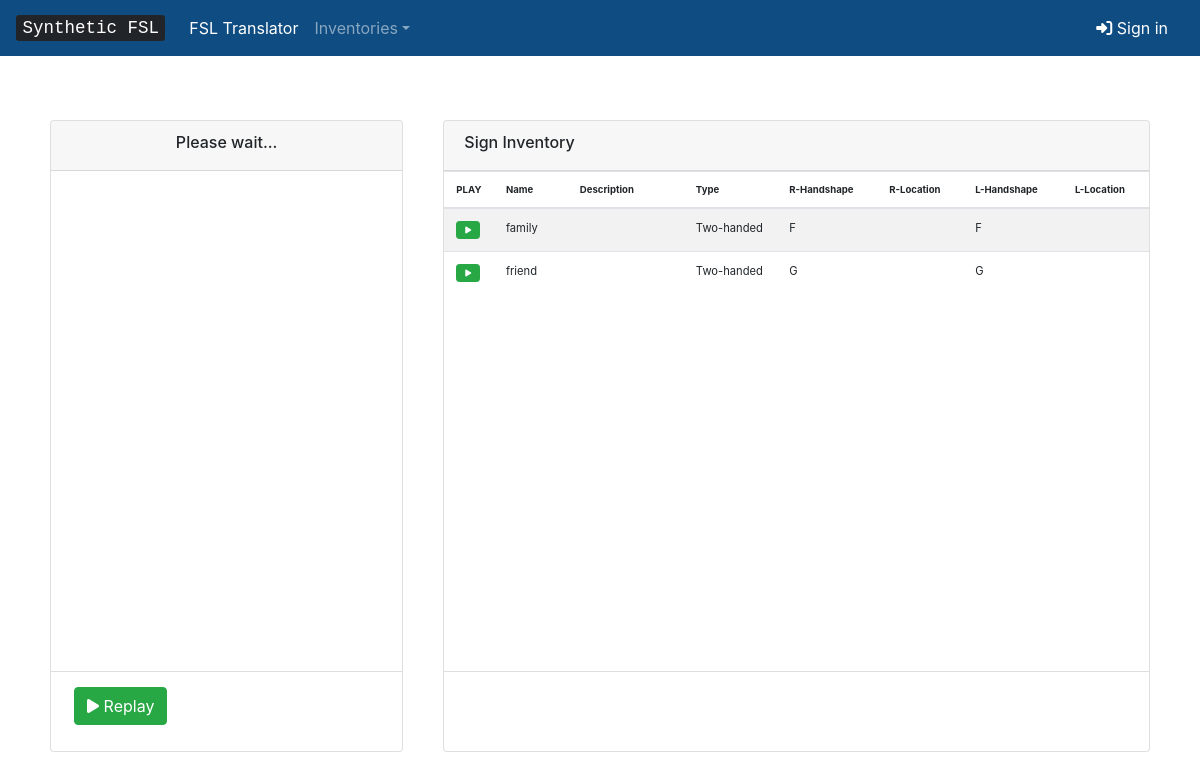
/signs/, run on an earlier commit of the app's database.
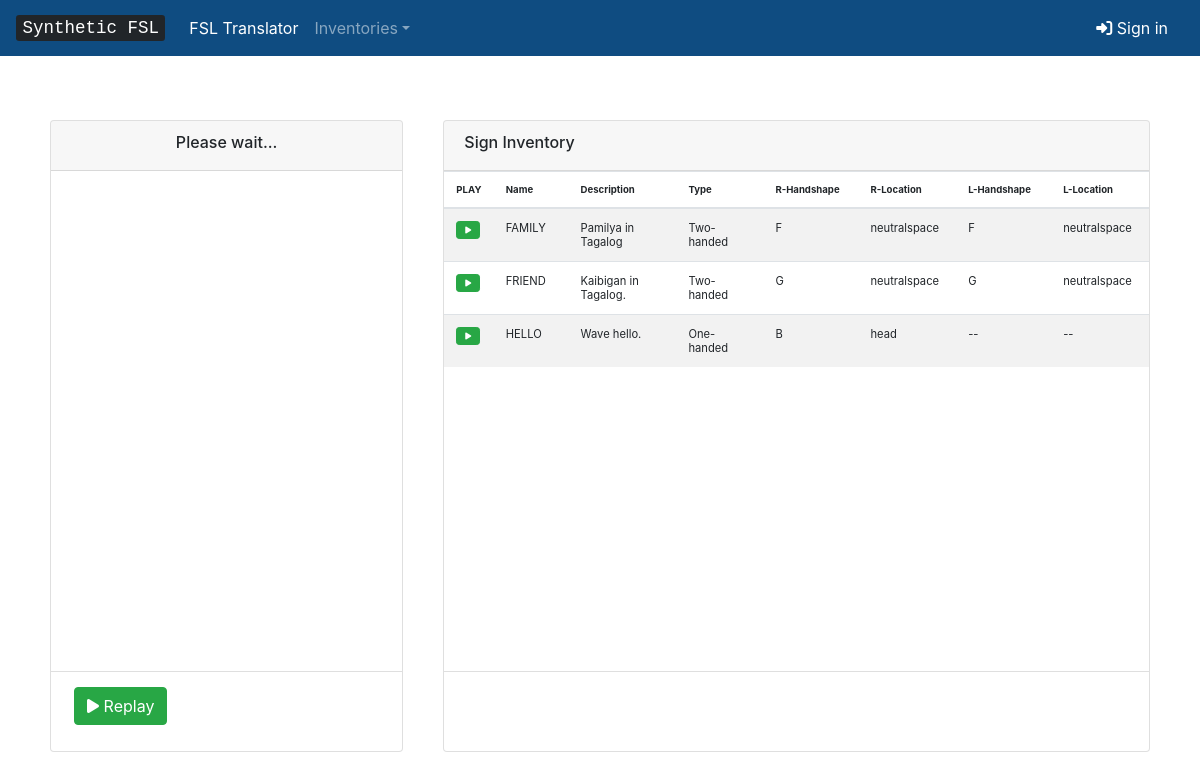
And on a later commit of the database.
### inventory/models.py (models this page shows, shortened)
class Sign(models.Model):
	name = models.CharField(max_length=200, verbose_name='Name')
	description = models.TextField(verbose_name='Description')
	twoHanded = models.BooleanField(default=False)
	rightHandshape = models.ForeignKey(Handshape, verbose_name="Right Handshape", default="1", on_delete=models.CASCADE, related_name='rightHandshape_sign_set')
	rightFingerDirection = models.CharField(max_length=5, verbose_name='Right External Finger Direction', default='')
	rightPalmOrientation = models.CharField(max_length=5, verbose_name='Right Palm Orientation', default='')
	leftHandshape = models.ForeignKey(Handshape, verbose_name="Left Handshape", default="1", on_delete=models.CASCADE, related_name='leftHandshape_sign_set')
	leftFingerDirection = models.CharField(max_length=5, verbose_name='Left External Finger Direction', default='')
	leftPalmOrientation = models.CharField(max_length=5, verbose_name='Left Palm Orientation', default='')
	locationType = models.CharField(max_length=10, verbose_name='Location Type', default='')
	rightLocation = models.CharField(max_length=20, verbose_name='Right Hand Location', default='')
	rightLocationSide = models.CharField(max_length=20, verbose_name='Right Hand Location Side', default='')
	rightLocationContact = models.CharField(max_length=20, verbose_name='Right Hand Location Contact', default='')
	leftLocation = models.CharField(max_length=20, verbose_name='Left Hand Location', default='')
	leftLocationSide = models.CharField(max_length=20, verbose_name='Left Hand Location Contact', default='')
	leftLocationContact = models.CharField(max_length=20, verbose_name='Left Hand Location Side', default='')
	constellationContact = models.CharField(max_length=20, verbose_name='Constellation Contact', default='')
	constellationLocation = models.CharField(max_length=20, verbose_name='Constellation Location', default='')
	constellationLocationSide = models.CharField(max_length=20, verbose_name='Constellation Location Side', default='')
	constellationLocationContact = models.CharField(max_length=20, verbose_name='Constellation Location Contact', default='')
	rightContactType = models.CharField(max_length=20, verbose_name='Right Contact Type', default='')
	leftContactType = models.CharField(max_length=20, verbose_name='Left Contact Type', default='')
	rightContactFinger = models.CharField(max_length=5, verbose_name='Constellation Location Contact', default='')
	rightContactPart = models.CharField(max_length=20, verbose_name='Right Contact Part', default='')
	rightContactSide = models.CharField(max_length=20, verbose_name='Right Contact Side', default='')
	leftContactFinger = models.CharField(max_length=20, verbose_name='Right Contact Side', default='')
	leftContactPart = models.CharField(max_length=20, verbose_name='Right Contact Side', default='')
	leftContactSide = models.CharField(max_length=20, verbose_name='Right Contact Side', default='')
	sigml = models.TextField(default="<sigml></sigml>");
	rightMotionSequence = ListTextField(base_field=models.CharField(max_length=1000), size=10,)
	rightMotionTags = ListTextField(base_field=models.CharField(max_length=500), size=10,)
	rightTargetConfigs = ListTextField(base_field=models.CharField(max_length=500), size=10,)
	rightTargetLocs = ListTextField(base_field=models.CharField(max_length=500), size=10,)
	leftMotionSequence = ListTextField(base_field=models.CharField(max_length=1000), size=10,)
	leftMotionTags = ListTextField(base_field=models.CharField(max_length=500), size=10,)
	leftTargetConfigs = ListTextField(base_field=models.CharField(max_length=500), size=10,)
	leftTargetLocs = ListTextField(base_field=models.CharField(max_length=500), size=10,)
	nondom = models.BooleanField(default=False)
	motionType = models.CharField(max_length=10, verbose_name='Motion Type', default='split')
	symmetry = models.CharField(max_length=7, verbose_name='Symmetry', default='split')
	outofphase = models.BooleanField(default=False)
	class Meta:
		ordering = ['name']

class Handshape(models.Model):
	name = models.CharField(max_length=200, verbose_name='Name')
	description = models.TextField(verbose_name='Description')
	created_date = models.DateTimeField(default=timezone.now, verbose_name='Date')
	handshape = models.CharField(max_length=20, verbose_name='Handshape', default="None")
	thumbpos = models.CharField(max_length=20, verbose_name='Thumb Position', default="None")
	specialfingers = models.CharField(max_length=20, verbose_name='Special Fingers', default="None")
	mainbend = models.CharField(max_length=20, verbose_name='Main Bend', default="None")
	bend1_1 = models.FloatField(default=0)
	bend1_2 = models.FloatField(default=0)
	bend1_3 = models.FloatField(default=0)
	bend1_4 = models.FloatField(default=0)
	bend1_5 = models.FloatField(default=0)
	bend2_1 = models.FloatField(default=0)
	bend2_2 = models.FloatField(default=0)
	bend2_3 = models.FloatField(default=0)
	bend2_4 = models.FloatField(default=0)
	bend3_1 = models.FloatField(default=0)
	bend3_2 = models.FloatField(default=0)
	bend3_3 = models.FloatField(default=0)
	bend3_4 = models.FloatField(default=0)
	bend4_1 = models.FloatField(default=0)
	bend4_2 = models.FloatField(default=0)
	bend4_3 = models.FloatField(default=0)
	bend4_4 = models.FloatField(default=0)
	bend5_1 = models.FloatField(default=0)
	bend5_2 = models.FloatField(default=0)
	bend5_3 = models.FloatField(default=0)
	bend5_4 = models.FloatField(default=0)
	sigml = models.TextField(default="<sigml></sigml>")
	class Meta:
		ordering = ['name']

### inventory/views.py (the view)
# urls.py: path('signs/', views.sign_list, name='sign_list'),
def sign_list(request):
	signs = Sign.objects.all()
	context = {'signs' : signs}
	return render(request, 'inventory/sign_list.html', context)

### inventory/templates/inventory/sign_list.html (shortened to what this page needs)
{% extends 'inventory/avatargui.html' %}
{% block info %}
<div class="card">
	<h6 class="card-header" style="height:50px;">Sign Inventory</h6>
	<div class="card-body" style="height:500px;padding: 0px;overflow-y: scroll;">
			<table class="table table-striped mb-0">
				<thead style="text-align: left;font-size: 0.6rem;">
					<tr>
						<th scope="col" style="word-wrap:break-word;width:50px;height:35px;">PLAY</th>
						<th scope="col" style="word-wrap:break-word;width:90px;height:35px;">Name</th>
						<th scope="col" style="word-wrap:break-word;width:150px;height:35px;">Description</th>
						<th scope="col" style="word-wrap:break-word;width:90px;height:35px;">Type</th>
						<th scope="col" style="word-wrap:break-word;width:120px;height:35px;">R-Handshape</th>
						<th scope="col" style="word-wrap:break-word;width:105px;height:35px;">R-Location</th>
						<th scope="col" style="word-wrap:break-word;width:120px;height:35px;">L-Handshape</th>
						<th scope="col" style="word-wrap:break-word;width:105px;height:35px;">L-Location</th>
					</tr>
				</thead>
				<tbody>
					{% for sign in signs %}
					<tr>
						<td style="word-wrap:break-word;width:50px;">
							<button class="btn btn-sm btn-success" style="font-size: 0.5rem;" onclick="writesigml('{{ sign.sigml }}');"><i class="fas fa-play"></i></button>
						</td>
						<td style="word-wrap:break-word;width:90px;">
							{{ sign.name }}
						</td>
						<td style="word-wrap:break-word;width:150px;">
							{{ sign.description }}
						</td>
						<td style="word-wrap:break-word;width:120px;">
							{% if sign.twoHanded %}
								Two-handed
							{% else %}
								One-handed
							{% endif %}
						</td>
						<td style="word-wrap:break-word;width:100px;">
							{{ sign.rightHandshape.name }}
						</td>
						<td style="word-wrap:break-word;width:105px;">
							{% if sign.locationType == 'split' %}
								{{ sign.rightLocation }}
							{% else %}
								{{ sign.constellationLocation }}
							{% endif %}
						</td>
						<td style="word-wrap:break-word;width:100px;">
							{% if sign.twoHanded %}
								{{ sign.leftHandshape.name }}
							{% else %}
								--
							{% endif %}
						</td>
						<td style="word-wrap:break-word;width:105px;">
							{% if sign.twoHanded %}
								{% if sign.locationType == 'split' %}
									{{ sign.leftLocation }}
								{% else %}
									{{ sign.constellationLocation }}
								{% endif %}
							{% else %}
								--
							{% endif %}
						</td>
					</tr>
					{% endfor %}
				</tbody>
			</table>
	</div>
	<div class="card-footer bg-transparent" style="height:80px;">
	</div>
</div>
{% endblock %}

What changed in the data, as far as the page shows it:
changed Sign: name "family" → "FAMILY"; description (not shown) → "Pamilya in Tagalog"; constellationLocation (not shown) → "neutralspace"
changed Sign: name "friend" → "FRIEND"; description (not shown) → "Kaibigan in Tagalog."; constellationLocation (not shown) → "neutralspace"
added Sign: name "HELLO", description "Wave hello.", twoHanded "One-handed", rightHandshape.name "B", rightLocation "head"
